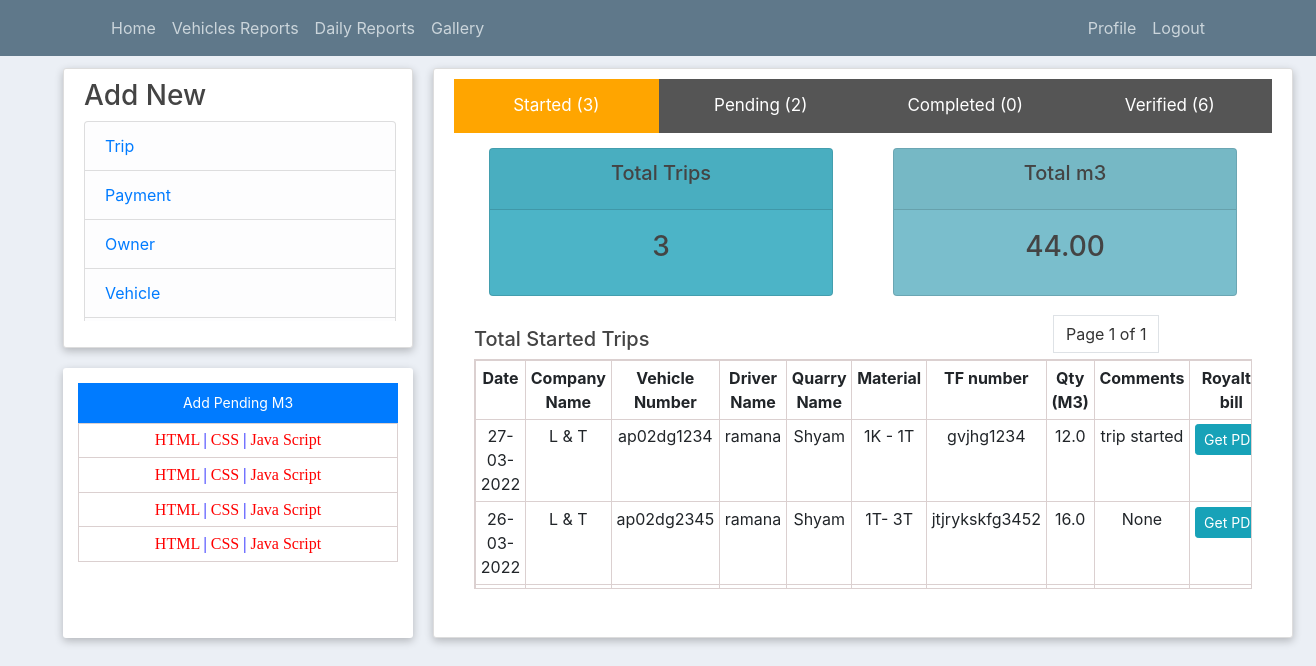
The app's page / (signed in) with its own data.
### blog/models.py (models this page shows, shortened)
class LayerWiseTripDetails(models.Model):
    trip_date = models.DateField(null=False, blank=False,default='2022-03-20')
    company_name = models.ForeignKey(CompanyName, on_delete=models.SET_NULL, null=True, blank=False)
    vehicle_owner_name = models.ForeignKey(
        TransporterDetails , on_delete=models.SET_NULL, null=True, blank=False)
    vehicle_number = models.ForeignKey(
        VehicleDetails , on_delete=models.SET_NULL, null=True, blank=False)
    driver_name = models.CharField(max_length=200,null=True, blank=False)
    quarry_owner_name = models.ForeignKey(QuarryDetails, on_delete=models.SET_NULL, null=True, blank=False)
    load_type = models.ForeignKey(LoadType, on_delete=models.SET_NULL, null=True, blank=False)
    tf_number = models.CharField(max_length=200, null=False, blank=False)
    qty_m3 = models.FloatField(null=False, blank=False)
    royalty_image_front = models.ImageField(null=False, blank=False)
    royalty_image_back = models.ImageField(null=False, blank=True)
    qty_ton = models.FloatField(null=False, blank=False, default=0.0)
    waybill_image_front = models.ImageField(null=False, blank=False)
    waybill_image_back = models.ImageField(null=False, blank=True)
    verifiedbyengineer = models.CharField(max_length=200, blank=False, null=False, choices=STATUS, default='No')
    verifiedbymalli = models.CharField(max_length=200, blank=False, null=False, choices=STATUS, default='No')
    qty_ton = models.FloatField(null=False,default=0, blank=False)
    waybill_image_front = models.ImageField(default='logo.png',null=False, blank=False)
    waybill_image_back = models.ImageField( null=False, blank=True)
    verifiedbysuresh = models.CharField(max_length=200, blank=False, null=False, choices=VERIFY, default='No')
    comments = models.CharField(max_length=200, blank=True, null=True)

class CompanyName(models.Model):
    company_name = models.CharField(max_length=100, null=False, blank=False)
    def __str__(self):
        return self.company_name

class VehicleDetails(models.Model):
    vehicle_number = models.CharField(max_length=10, null=False, blank=False)
    owner_name = models.ForeignKey(TransporterDetails, on_delete=models.SET_NULL, null=True, blank=False)
    phoneNumberRegex = RegexValidator(regex = r"^\+?1?\d{8,15}$")
    driver_name = models.CharField(max_length=200, null=True, blank=True)
    driver_phone_number = models.CharField(validators = [phoneNumberRegex], max_length = 16, null=True, blank=True)
    driver_name2 = models.CharField(max_length=200, null=True, blank=True)
    driver_phone_number2 = models.CharField(validators = [phoneNumberRegex], max_length = 16, null=True, blank=True)
    rate_per_tonne = models.CharField(max_length=200, null=False, blank=False)
    def __str__(self):
        return self.vehicle_number

class QuarryDetails(models.Model):
    quarry_owner_name = models.CharField(max_length=100, null=False, blank=False)
    quarry_ton_rate = models.FloatField(null=False, blank=True)
    def __str__(self):
        return self.quarry_owner_name

class LoadType(models.Model):
    load_type = models.CharField(max_length=100, null=False, blank=False)
    load_type_rate_per_tonne = models.FloatField(null=False, blank=True)
    def __str__(self):
        return self.load_type

### blog/views.py (the view, shortened to what this page needs)
# urls.py: path('', views.engineerView, name='engineer_page'),
@login_required(login_url='login')
def engineerView(request):
    a = request.user.groups
    layer1details = LayerWiseTripDetails.objects.filter(Q(verifiedbyengineer='No')).order_by('-id')[:25]
    layer1detailscount = layer1details.count()
    if layer1detailscount >0:
        layer1totalqty_in_m3 = "{:.2f}".format(layer1details.aggregate(Sum('qty_m3'))['qty_m3__sum'])
    else:
        layer1totalqty_in_m3 = 0
    paginator = Paginator(layer1details, 3)
    page = request.GET.get('page')
    try:
        posts = paginator.page(page)
    except PageNotAnInteger:
        posts = paginator.page(1)
    except EmptyPage:
        posts = paginator.page(paginator.num_pages)
    layer2tripdetails = LayerWiseTripDetails.objects.filter((Q(verifiedbymalli='No') & Q(verifiedbyengineer='Yes'))).order_by('-id')[:25]
    layer2tripdetailscount = layer2tripdetails.count()
    if layer2tripdetailscount >0:
        layer2totalqty_in_m3 = "{:.2f}".format(layer2tripdetails.aggregate(Sum('qty_m3'))['qty_m3__sum'])
        layer2totalqty_in_ton = "{:.2f}".format(layer2tripdetails.aggregate(Sum('qty_ton'))['qty_ton__sum'])
        layer2pending_m3 = "{:.2f}".format(float(layer2totalqty_in_m3) - (float(layer2totalqty_in_ton)/1.5))
    else:
        layer2totalqty_in_m3 = 0
        layer2totalqty_in_ton = 0
        layer2pending_m3 = 0
    layer2paginator = Paginator(layer2tripdetails, 3)
    page = request.GET.get('page')
    try:
        layer2posts = layer2paginator.page(page)
    except PageNotAnInteger:
        layer2posts = layer2paginator.page(1)
    except EmptyPage:
        layer2posts = layer2paginator.page(layer2paginator.num_pages)
    layer3tripdetails = LayerWiseTripDetails.objects.filter(Q(verifiedbysuresh='No') & Q(verifiedbymalli='Yes') ).order_by('-id')[:25]
    layer3tripdetailscount = layer3tripdetails.count()
    if layer3tripdetailscount >0:
        layer3totalqty_in_m3 = "{:.2f}".format(layer3tripdetails.aggregate(Sum('qty_m3'))['qty_m3__sum'])
        layer3totalqty_in_ton = "{:.2f}".format(layer3tripdetails.aggregate(Sum('qty_ton'))['qty_ton__sum'])
        layer3pending_m3 = "{:.2f}".format(float(layer3totalqty_in_m3)-(float(layer3totalqty_in_ton)/1.5))
    else:
        layer3totalqty_in_m3 = 0
        layer3totalqty_in_ton = 0
        layer3pending_m3 = 0
    layer3paginator = Paginator(layer3tripdetails, 3)
    page = request.GET.get('page')
    try:
        layer3posts = layer3paginator.page(page)
    except PageNotAnInteger:
        layer3posts = layer3paginator.page(1)
    except EmptyPage:
        layer3posts = layer3paginator.page(layer3paginator.num_pages)
    layer4tripdetails = LayerWiseTripDetails.objects.filter(Q(verifiedbymalli='Yes') & Q(verifiedbysuresh='Yes') ).order_by('-id')[:25]
    layer4tripdetailscount = layer4tripdetails.count()
    if layer4tripdetailscount >0:
        layer4totalqty_in_m3 = "{:.2f}".format(layer4tripdetails.aggregate(Sum('qty_m3'))['qty_m3__sum'])
        layer4totalqty_in_ton = "{:.2f}".format(layer4tripdetails.aggregate(Sum('qty_ton'))['qty_ton__sum'])
        layer4pending_m3 = "{:.2f}".format(float(layer4totalqty_in_m3)-(float(layer4totalqty_in_ton)/1.5))
    else:
        layer4totalqty_in_m3 = 0
        layer4totalqty_in_ton = 0
        layer4pending_m3 = 0
    layer4paginator = Paginator(layer4tripdetails, 3)
    page = request.GET.get('page')
    try:
        layer4posts = layer4paginator.page(page)
    except PageNotAnInteger:
        layer4posts = layer4paginator.page(1)
    except EmptyPage:
        layer4posts = layer4paginator.page(layer4paginator.num_pages)
    trip_details = LayerWiseTripDetails.objects.all()
    distinct_dates = trip_details.values('trip_date','load_type').annotate(Sum('qty_m3'), Sum('qty_ton'))
    form = Layerwise1TripDetailsForm()
    context = { 'page':page, 'posts':posts, 'initialdetails':layer1details, 'layer1detailscount':layer1detailscount,'layer1totalqty_in_m3':layer1totalqty_in_m3
                ,'layer2posts':layer2posts,'layer2tripdetailscount':layer2tripdetailscount, 'layer2tripdetails':layer2tripdetails, 'layer2totalqty_in_m3':layer2totalqty_in_m3, 'layer2totalqty_in_ton':layer2totalqty_in_ton, 'layer2pending_m3':layer2pending_m3
                ,'layer3posts':layer3posts,'layer3tripdetailscount':layer3tripdetailscount, 'layer3tripdetails':layer3tripdetails, 'layer3totalqty_in_m3':layer3totalqty_in_m3, 'layer3totalqty_in_ton':layer3totalqty_in_ton, 'layer3pending_m3':layer3pending_m3
                ,'layer4posts':layer4posts,'layer4tripdetailscount':layer4tripdetailscount, 'layer4tripdetails':layer4tripdetails, 'layer4totalqty_in_m3':layer4totalqty_in_m3, 'layer4totalqty_in_ton':layer4totalqty_in_ton, 'layer4pending_m3':layer4pending_m3
                , 'distinct_dates': distinct_dates, 'trip_details':trip_details
                , 'form':form}
    return render(request, 'blog/engineer_page.html', context)

### blog/templates/blog/engineer_page.html (shortened to what this page needs)
{% extends "blog/base.html" %}
{% block content %}
<body class="m-5">
    <div class="row" style="width: 860px;margin-left:15px;">
        <div class="col-md-12  content-section home-bar">
                <button class="tablink" onclick="openPage('Home', this, 'orange')" id="defaultOpen">Started ({{layer1detailscount}})</button>
                <button class="tablink" onclick="openPage('News', this, 'red')">Pending ({{layer2tripdetailscount}})</button>
                <button class="tablink" onclick="openPage('Contact', this, 'blue')">Completed ({{layer3tripdetailscount}})</button>
                <button class="tablink" onclick="openPage('About', this, 'green')">Verified ({{layer4tripdetailscount}})</button>
             <div id="Home" class="tabcontent table-responsive table-hover ">
                    {% if layer1detailscount > 0 %}
                    <div class="row" style="padding-bottom: 15px;">
                        <div class="col">
                            <div class="col-md">
                                <div class="card text-center text-white  mb-3" id="total-orders">
                                    <div class="card-header">
                                        <h5 class="card-title">Total Trips</h5>
                                    </div>
                                    <div class="card-body">
                                        <h3 class="card-title">{{layer1detailscount}}</h3>
                                    </div>
                                </div>
                            </div>
                        </div>
                        <div class="col">
                            <div class="col-md">
                                <div class="card text-center text-white  mb-3" id="orders-delivered">
                                    <div class="card-header">
                                        <h5 class="card-title">Total m3</h5>
                                    </div>
                                    <div class="card-body">
                                        <h3 class="card-title">{{layer1totalqty_in_m3}} </h3>
                                    </div>
                                </div>
                            </div>
                        </div>
                    </div>
                    <h5 align="left">Total Started Trips</h5>
                        <table class="table table-sm table-styles">
                            <tr>
                                <th>Date</th>
                                <th>Company Name</th>
                                <th>Vehicle Number</th>
                                <th>Driver Name</th>
                                <th>Quarry Name</th>
                                <th>Material</th>
                                <th>TF number</th>
                                <th>Qty (M3)</th>
                                <th>Comments</th>
                                <th>Royalty bill</th>
                            </tr>
                            {% for initialdetail in posts %}
                            <tr>
                                <td>{{initialdetail.trip_date|date:"d-m-Y"}}</td>
                                <td>{{initialdetail.company_name}}</td>
                                <td>{{initialdetail.vehicle_number}}</td>
                                <td>{{initialdetail.driver_name}}</td>
                                <td>{{initialdetail.quarry_owner_name}}</td>
                                <td>{{initialdetail.load_type}}</td>
                                <td>{{initialdetail.tf_number}}</td>
                                <td>{{initialdetail.qty_m3}}</td>
                                <td>{{initialdetail.comments}}</td>
                                <td><a class="btn btn-sm btn-info" href="{% url 'get_pdf_royalty_bill' initialdetail.id %}">Get PDF</a></td>
                            </tr>
                            {% endfor %}
                        </table>
                    {% else %}
                    <h5 align="center">Please add initial trip details.</h5>
                    {% endif %}
                    {% include 'blog/pagination.html' with page=posts %}
              </div>
        </div>
</div>
</body>
{% endblock content %}

### blog/static/blog/main.css (style rules this page uses)
body { background: #fafafa; color: #333333; margin-top: 5rem; }
h1, h2, h3, h4, h5, h6 { color: #444444; }
.content-section { background: #ffffff; padding: 10px 20px; border: 1px solid #dddddd; border-radius: 3px; margin-bottom: 20px; }

### blog/templates/blog/base.html (style rules this page uses)
table,th,td { border: 1px solid #dbd0d0 !important; }

### blog/templates/blog/engineer_page.html (style rules this page uses)
.tablink { background-color: #555; color: white; float: left; border: none; outline: none; cursor: pointer; padding: 14px 16px; font-size: 17px; width: 25%; }
.tabcontent { display: none; padding: 15px 20px; height: 90%; overflow: hidden; }
.table-styles { width: auto; height: 230px; overflow-x: scroll; overflow-y: scroll; }
#Home { background-color: white; }
body { background-color: #ebeff5; }
#total-orders { background-color: #4cb4c7; }
#orders-delivered { background-color: #7abecc; }
table, td, th { border: 1px solid black; }
table { border-collapse: collapse;width: 100%;text-align: center; }
th { height: 35px; vertical-align: center; }
td { height: 30px;vertical-align: center;width: 120px; }
.home-bar { margin-top: 20px; box-shadow: rgba(0, 0, 0, 0.24) 0px 3px 8px; height: 570px; margin-left: -25px; }
.table-styles { width: auto; height: 230px; overflow-x: scroll; overflow-y: scroll; display: block; }

### records on screen
LayerWiseTripDetails: trip_date "27-03-2022", company_name "L & T", vehicle_number "ap02dg1234", driver_name "ramana", quarry_owner_name "Shyam", load_type "1K - 1T", tf_number "gvjhg1234", qty_m3 "12.0", comments "trip started"
LayerWiseTripDetails: trip_date "26-03-2022", company_name "L & T", vehicle_number "ap02dg2345", driver_name "ramana", quarry_owner_name "Shyam", load_type "1T- 3T", tf_number "jtjrykskfg3452", qty_m3 "16.0", comments "None"

### other values on screen
{{ layer1detailscount }} "3"
{{ layer2tripdetailscount }} "2"
{{ layer3tripdetailscount }} "0"
{{ layer4tripdetailscount }} "6"
{{ layer1totalqty_in_m3 }} "44.00"
{{ page.number }} "1"
{{ page.paginator.num_pages }} "1"
